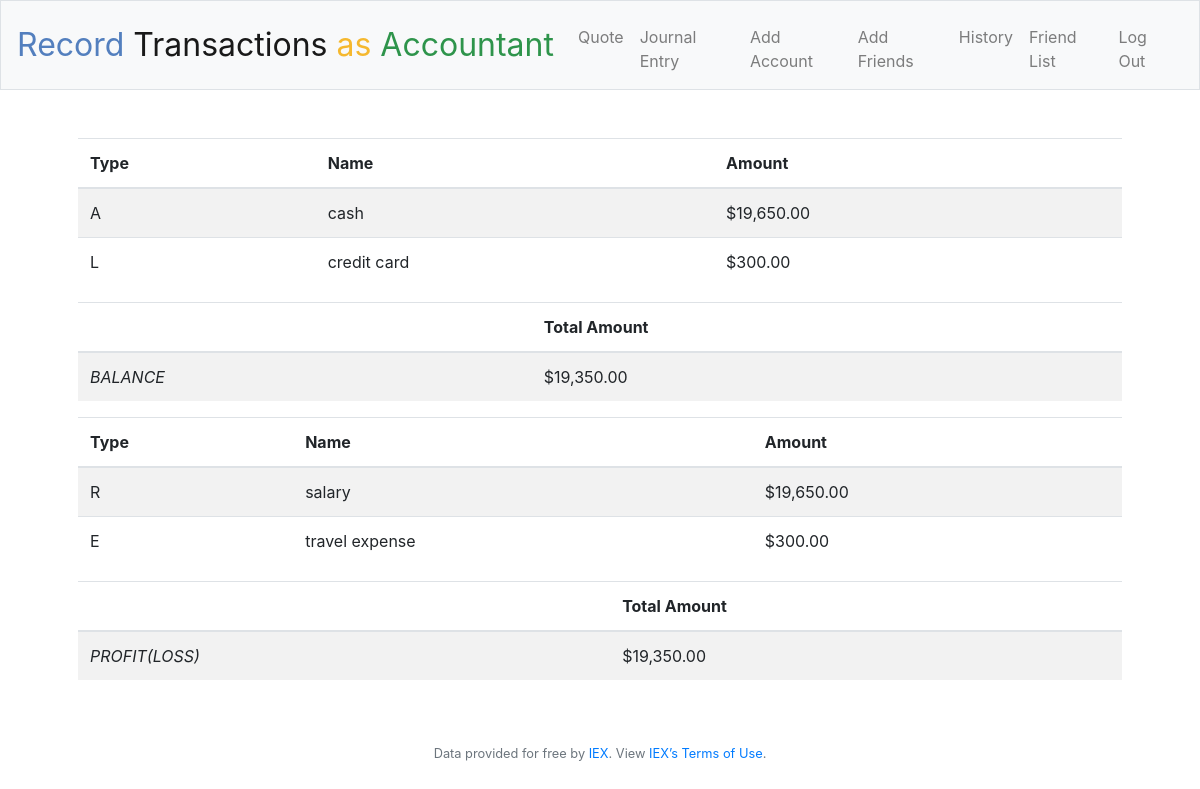
Before: / (signed in) with the older database file.
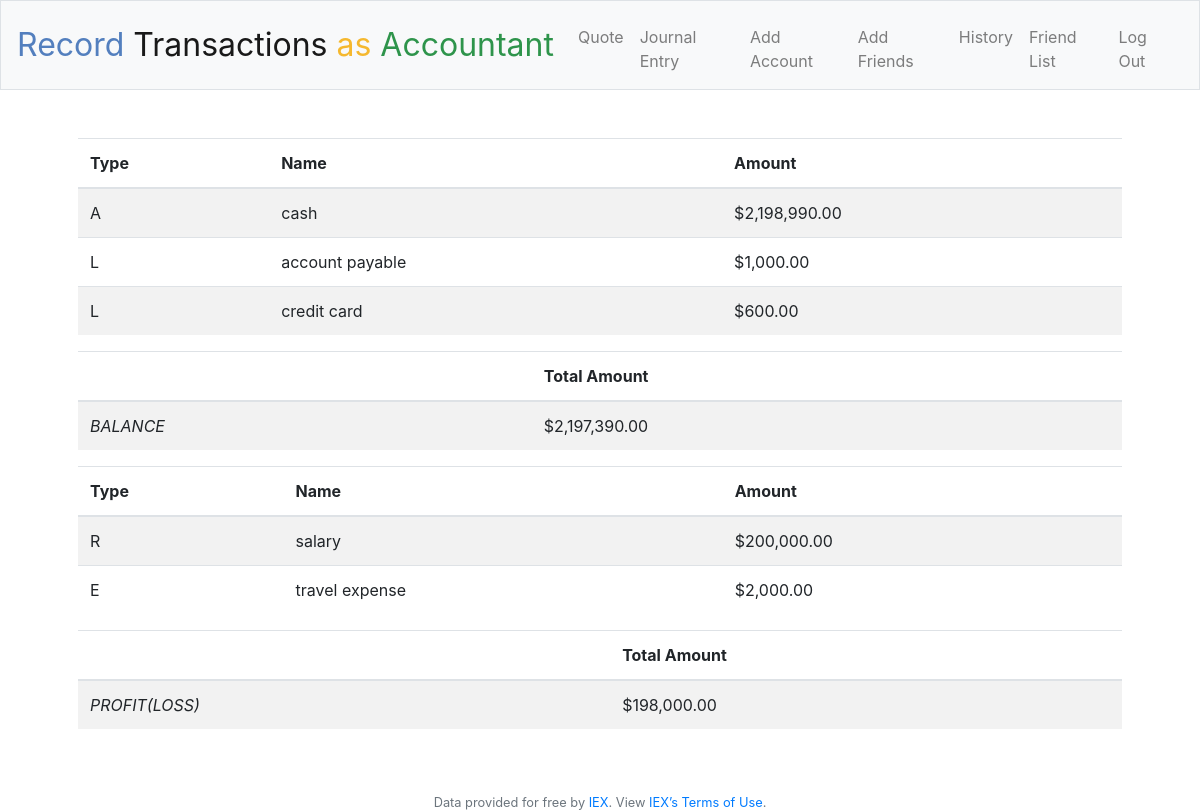
After: the same page with the newer database file.
### tables this page shows
CREATE TABLE account (
   id INTEGER PRIMARY KEY AUTOINCREMENT NOT NULL,
   user_id INTEGER NOT NULL,
   type TEXT NOT NULL,
   name TEXT NOT NULL,
   note TEXT NOT NULL,
   amount NUMERIC NOT NULL DEFAULT 0.00, share text,
   FOREIGN KEY(user_id) REFERENCES users(id)
);

### application.py (the view)
@app.route("/")
@login_required
def index():
    rows = db.execute("""
        SELECT type, name, amount, note
        FROM account
        WHERE user_id = :user_id
        GROUP by name
        HAVING amount >0;
    """, user_id=session["user_id"])
    A_balances = []
    L_balances = []
    R_balances = []
    E_balances = []
    grand_asset = 0
    grand_liability = 0
    grand_revenue = 0
    grand_expense = 0
    balance = 0
    profit = 0
    for row in rows:
        if row["type"] == "A":
            A_balances.append({
            "type": row["type"],
            "name": row["name"],
            "amount": usd(row["amount"]),
            "note" : row["note"]
            })
            grand_asset += row["amount"]
        elif row["type"] == "L":
            L_balances.append({
            "type": row["type"],
            "name": row["name"],
            "amount": usd(row["amount"]),
            "note" : row["note"]
            })
            grand_liability += row["amount"]
        elif row["type"] == "R":
            R_balances.append({
            "type": row["type"],
            "name": row["name"],
            "amount": usd(row["amount"]),
            "note" : row["note"]
            })
            grand_revenue += row["amount"]
        else: # row["type"] == "E":
            E_balances.append({
            "type": row["type"],
            "name": row["name"],
            "amount": usd(row["amount"]),
            "note" : row["note"]
            })
            grand_expense += row["amount"]
    print(rows)
    print(grand_asset)
    print(grand_liability)
    print(grand_revenue)
    print(grand_expense)
    balance = usd(grand_asset - grand_liability)
    profit = usd(grand_revenue - grand_expense)
    return render_template("index.html", A_balances=A_balances, L_balances=L_balances, R_balances=R_balances, E_balances=E_balances, balance=balance, profit=profit)

### application.py (called while the page is built)
@app.after_request
def after_request(response):
    response.headers["Cache-Control"] = "no-cache, no-store, must-revalidate"
    response.headers["Expires"] = 0
    response.headers["Pragma"] = "no-cache"
    return response

### helpers.py (called while the page is built, shortened)
def login_required(f):
    @wraps(f)
    def decorated_function(*args, **kwargs):
        if session.get("user_id") is None:
            return redirect("/login")
        return f(*args, **kwargs)
    return decorated_function

def usd(value):
    return f"${value:,.2f}"

### templates/index.html (shortened to what this page needs)
{% extends "layout.html" %}
{% block main %}
    <table class="table table-striped">
        <thead>
            <tr>
                <th>Type</th>
                <th>Name</th>
                <th>Amount</th>
            </tr>
        </thead>
        <tbody>
            {% for A_balance in A_balances %}
            <tr>
                <td>{{A_balance["type"]}}</td>
                <td>{{A_balance["name"]}}</td>
                <td>{{A_balance["amount"]}}</td>
            </tr>
            {% endfor %}
            {% for L_balance in L_balances %}
            <tr>
                <td>{{L_balance["type"]}}</td>
                <td>{{L_balance["name"]}}</td>
                <td>{{L_balance["amount"]}}</td>
            </tr>
            {% endfor %}
        </tbody>
    </table>
    <table class="table table-striped">
        <thead>
            <tr>
                <th colspan="4"></th>
                <th>Total Amount</th>
            </tr>
        </thead>
        <tbody>
            <tr>
                <td colspan="4"><em>BALANCE</em></td>
                <td>{{balance}}</td>
            </tr>
        </tbody>
    </table>
    <table class="table table-striped">
        <thead>
            <tr>
                <th>Type</th>
                <th>Name</th>
                <th>Amount</th>
            </tr>
        </thead>
        <tbody>
            {% for R_balance in R_balances %}
            <tr>
                <td>{{R_balance["type"]}}</td>
                <td>{{R_balance["name"]}}</td>
                <td>{{R_balance["amount"]}}</td>
            </tr>
            {% endfor %}
            {% for E_balance in E_balances %}
            <tr>
                <td>{{E_balance["type"]}}</td>
                <td>{{E_balance["name"]}}</td>
                <td>{{E_balance["amount"]}}</td>
            </tr>
            {% endfor %}
        </tbody>
    </table>
    <table class="table table-striped">
        <thead>
            <tr>
                <th colspan="4"></th>
                <th>Total Amount</th>
            </tr>
        </thead>
        <tbody>
            <tr>
                <td colspan="4"><em>PROFIT(LOSS)</em></td>
                <td>{{profit}}</td>
            </tr>
        </tbody>
    </table>
{% endblock %}

### templates/layout.html (shortened to what this page needs)
<!DOCTYPE html>
<html lang="en">
    <head>
        <link rel="stylesheet" href="https://cdn.jsdelivr.net/npm/bootstrap@4.5.3/dist/css/bootstrap.min.css">
        <link href="/static/styles.css" rel="stylesheet">
    </head>
    <body>
        <nav class="navbar navbar-expand-md navbar-light bg-light border">
            <a class="navbar-brand" href="/"><span class="blue">Record </span><span class="Red">Transactions </span><span class="yellow">as </span><span class="green">Accountant</span> </a>
            <div class="collapse navbar-collapse" id="navbar">
                {% if session.user_id %}
                    <ul class="navbar-nav mr-auto mt-2">
                        <li class="nav-item"><a class="nav-link" href="/quote">Quote</a></li>
                        <li class="nav-item"><a class="nav-link" href="/expense">Journal Entry</a></li>
                        <li class="nav-item"><a class="nav-link" href="/add_account">Add Account</a></li>
                        <li class="nav-item"><a class="nav-link" href="/add_friends">Add Friends</a></li>
                        <li class="nav-item"><a class="nav-link" href="/history">History</a></li>
                        <li class="nav-item"><a class="nav-link" href="/friend_list">Friend List</a></li>
                    </ul>
                    <ul class="navbar-nav ml-auto mt-2">
                        <li class="nav-item"><a class="nav-link" href="/logout">Log Out</a></li>
                    </ul>
                {% else %}
                    <ul class="navbar-nav ml-auto mt-2">
                        <li class="nav-item"><a class="nav-link" href="/register">Register</a></li>
                        <li class="nav-item"><a class="nav-link" href="/login">Log In</a></li>
                    </ul>
                {% endif %}
            </div>
        </nav>
        <main class="container p-5">
            {% block main %}{% endblock %}
        </main>
        <footer class="small text-center text-muted">
            Data provided for free by <a href="https://iextrading.com/developer">IEX</a>. View <a href="https://iextrading.com/api-exhibit-a/">IEX’s Terms of Use</a>.
        </footer>
    </body>
</html>

### static/styles.css (style rules this page uses)
nav .navbar-brand { font-size: xx-large; }
nav .navbar-brand .blue { color: #537fbe; }
nav .navbar-brand .yellow { color: #f5b82e; }
nav .navbar-brand .green { color: #2e944b; }
main { overflow-x: auto; text-align: center; }
main table { text-align: left; }

Changed rows visible on the page:
removed account: type "A", name "cash", amount "$19,650.00"
removed account: type "L", name "credit card", amount "$300.00"
removed account: type "R", name "salary", amount "$19,650.00"
removed account: type "E", name "travel expense", amount "$300.00"
added account: type "A", name "cash", amount "$2,198,990.00"
added account: type "L", name "account payable", amount "$1,000.00"
added account: type "L", name "credit card", amount "$600.00"
added account: type "R", name "salary", amount "$200,000.00"
added account: type "E", name "travel expense", amount "$2,000.00"
Other visible differences:
{{ balance }}: "$19,350.00" → "$2,197,390.00"
{{ profit }}: "$19,350.00" → "$198,000.00"
